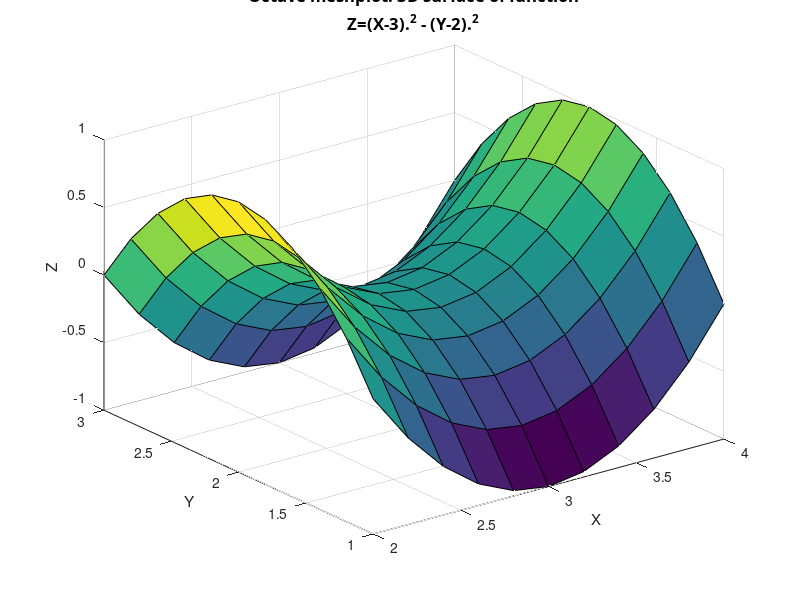

MATLAB code for this plot:
# Script for plotting surfaces
figure
x = 2:0.2:4; % Define the x- and y- coordinates
y = 1:0.2:3; % of the grid lines
[X,Y] = meshgrid(x, y); %Make the grid
Z=(X-3).^2 - (Y-2).^2;
subplot(1,1,1)
surf(X,Y,Z)
    grid on
    box off
    title({'Octave meshplot: 3D surface of function';'Z=(X-3).^2 - (Y-2).^2'},
          'FontSize', 12, 'Color', 'black', 'FontWeight', 'bold', 'FontName', 'Monaco')
    xlabel('X')
    ylabel('Y')
    zlabel('Z')
print('plot_surf_meshplot.jpg','-djpg','-r300')
